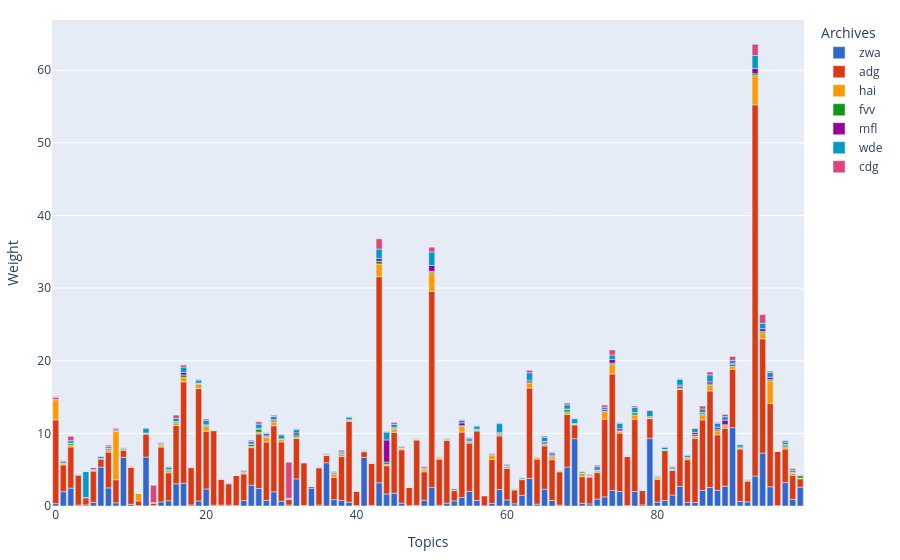

The cell this chart's notebook holds for it:
### Markdown cell above
#### Visualizing the corpus’ topics 

The bar chart provides a comprehensive overview of the topic distribution across the entire corpus, as well as an analysis of the distribution within the individual archives. The legend can be used to select or deselect individual archives and thus display the topic distribution in individual archives. A more detailed examination of the distribution of the individual archives reveals that Topic 4 is the most prominent within the Werkstatt der Erinnerung archive. The preceding assumption appears to be valid: Topic 4 pertains to the subjects of the interviews in the "Italiener in Hamburg" collection of the Werkstatt der Erinnerung. However, there are also hits in the ADG archive. Topic 85 is strongest within the ADG archive but can also be found in the ZWA archive. The subject of Topic 44 is distributed across the MFL, ADG and ZWA archives, and, to a lesser extent, in WdE. In accordance with the assumption previously outlined, it is evident that this subject is by far the most dominant topic in the MFL archive. However, the overall distribution indicates that the topic is also present in other archives.

### Code cell
output_folder: str = (r"./media")
load_file_name = "jdh_ohtm_pipeline_final_version"
ohtm_file = load_json_function(load_file_name, output_folder)
from ohtm_pipeline.ohtm_pipeline.topic_evaluation.bar_graph import bar_graph_corpus
bar_graph_corpus(ohtm_file)
